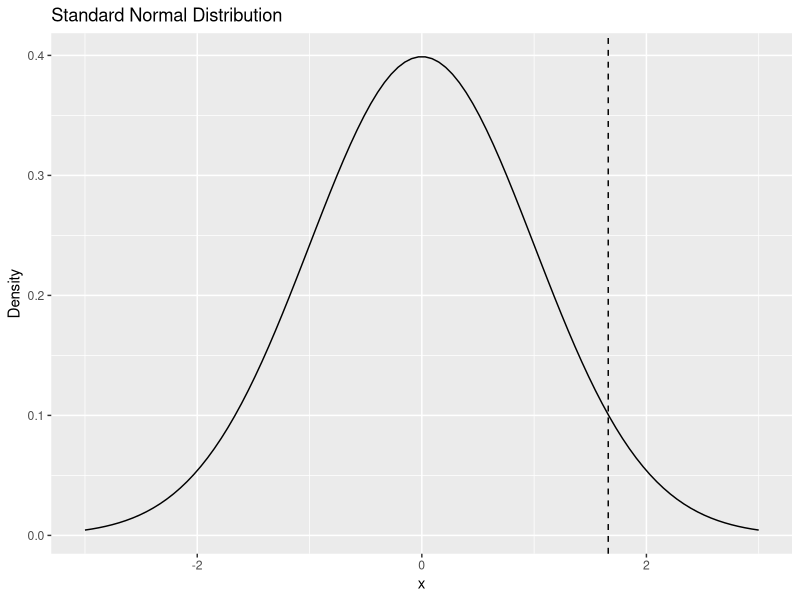
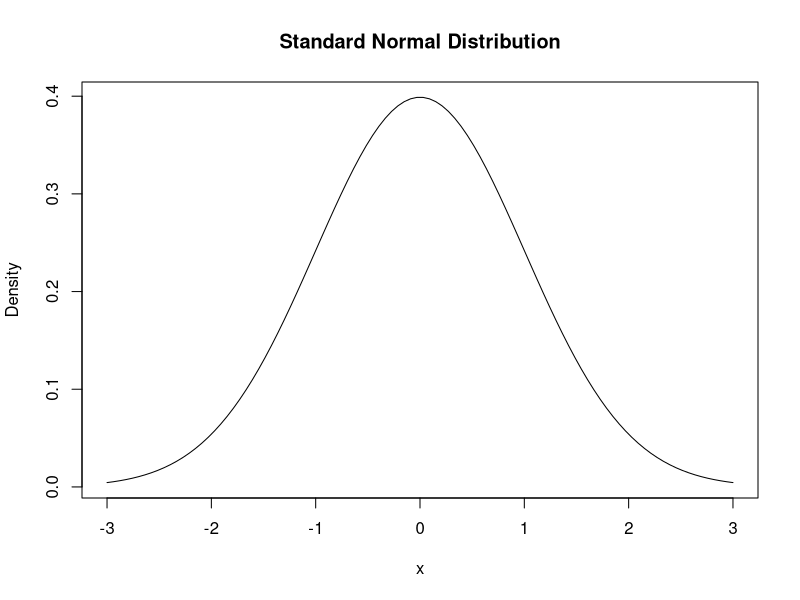
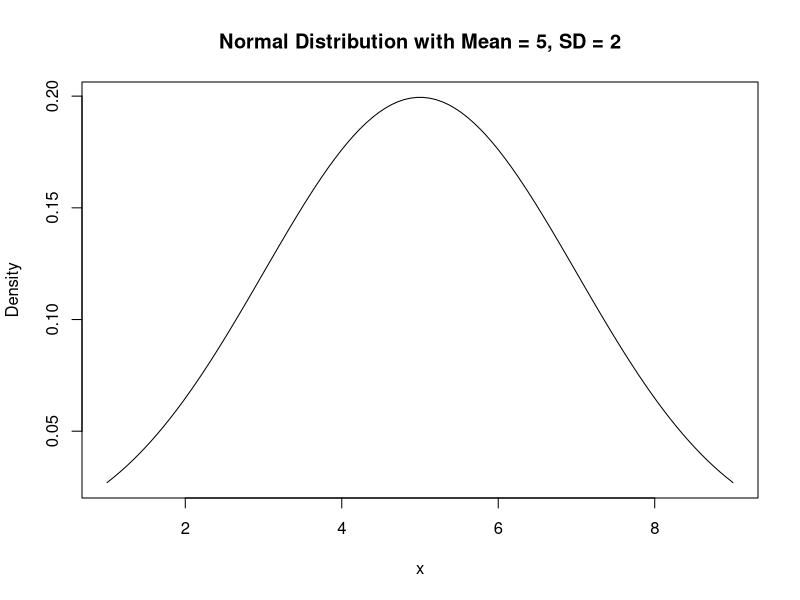

Reproduce these figures in R, in order.
library(tidyverse)

### Normal Distribution with ggplot2

# Generate a sequence of x values for the distribution
x <- seq(-3, 3, length.out = 100)

# Calculate the corresponding y values for the normal distribution
y <- dnorm(x, mean = 0, sd = 1)

# Create a data frame with x and y values
df <- data.frame(x, y)

# Create the plot using ggplot2
ggplot(df, aes(x = x, y = y)) +
  geom_line() +
  geom_vline(xintercept = 1.66, linetype="dashed") +
  labs(title = "Standard Normal Distribution", x = "x", y = "Density")
 

### Normal Distribution with base R
# Generate a sequence of x values for the distribution
x <- seq(-3, 3, length.out = 100)

# Calculate the corresponding y values for the normal distribution
y <- dnorm(x, mean = 0, sd = 1)

# Plot the normal distribution
plot(x, y, type = "l", xlab = "x", ylab = "Density", main = "Standard Normal Distribution")

# Example with a Different Mean and Standard Deviation
x <- seq(1, 9, length.out = 100)
y <- dnorm(x, mean = 5, sd = 2)
plot(x, y, type = "l", xlab = "x", ylab = "Density", main = "Normal Distribution with Mean = 5, SD = 2")